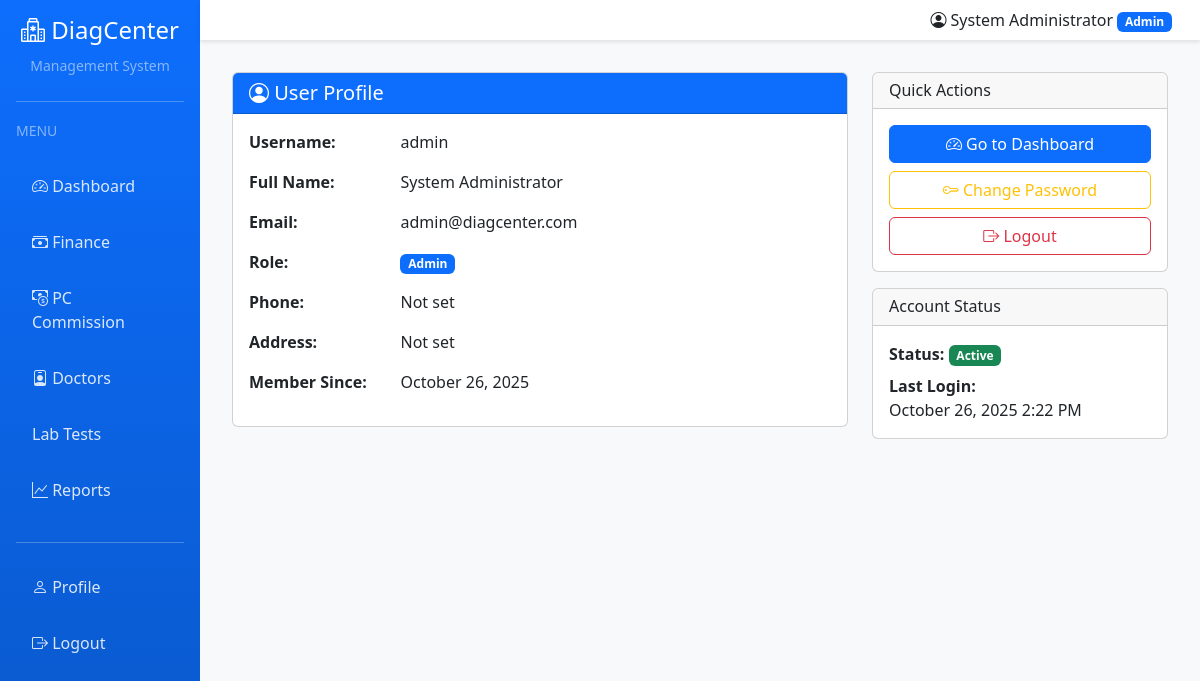
The page /accounts/profile/ (signed in) on the database as committed earlier.
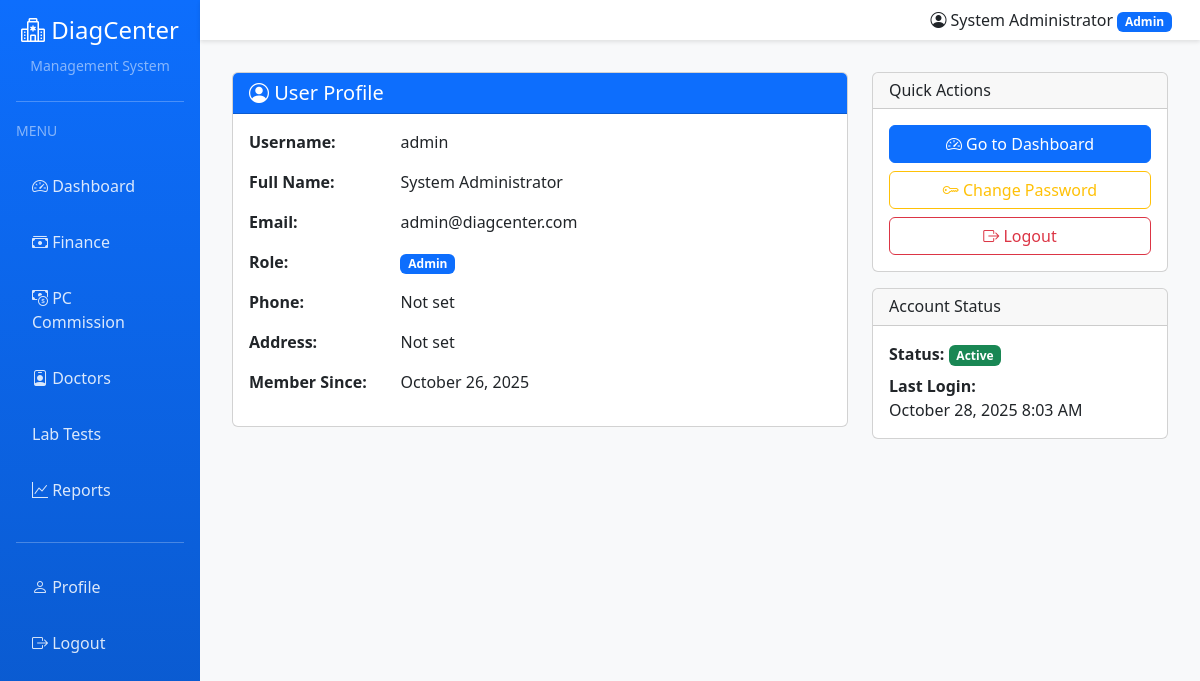
The same page on the database as committed later.
### accounts/models.py (models this page shows, shortened)
class User(AbstractUser):
    ROLE_CHOICES = [
        ('ADMIN', 'Admin'),
        ('DOCTOR', 'Doctor'),
        ('RECEPTIONIST', 'Receptionist'),
        ('LAB', 'Lab Staff'),
        ('PHARMACY', 'Pharmacy Staff'),
        ('CANTEEN', 'Canteen Staff'),
    ]
    role = models.CharField(max_length=20, choices=ROLE_CHOICES, default='RECEPTIONIST')
    phone = models.CharField(max_length=20, blank=True)
    address = models.TextField(blank=True)
    specialization = models.CharField(max_length=100, blank=True, help_text="For doctors")
    license_number = models.CharField(max_length=50, blank=True, help_text="Professional license")
    profile_picture = models.ImageField(upload_to='profiles/', blank=True, null=True)
    is_active = models.BooleanField(default=True)
    created_at = models.DateTimeField(auto_now_add=True)
    updated_at = models.DateTimeField(auto_now=True)
    class Meta:
        ordering = ['-created_at']
    @property
    def is_admin(self):
        return self.role == 'ADMIN' or self.is_superuser
    @property
    def is_doctor(self):
        return self.role == 'DOCTOR'

### accounts/views.py (the view)
# urls.py: path('profile/', views.profile, name='profile'),
@login_required
def profile(request):
    return render(request, 'accounts/profile.html')

### templates/accounts/profile.html (shortened to what this page needs)
{% extends 'base.html' %}
{% block content %}
<div class="row">
    <div class="col-md-8">
        <div class="card">
            <div class="card-header bg-primary text-white">
                <h5 class="mb-0"><i class="bi bi-person-circle"></i> User Profile</h5>
            </div>
            <div class="card-body">
                <div class="row mb-3">
                    <div class="col-md-3 fw-bold">Username:</div>
                    <div class="col-md-9">{{ user.username }}</div>
                </div>
                <div class="row mb-3">
                    <div class="col-md-3 fw-bold">Full Name:</div>
                    <div class="col-md-9">{{ user.get_full_name|default:"Not set" }}</div>
                </div>
                <div class="row mb-3">
                    <div class="col-md-3 fw-bold">Email:</div>
                    <div class="col-md-9">{{ user.email|default:"Not set" }}</div>
                </div>
                <div class="row mb-3">
                    <div class="col-md-3 fw-bold">Role:</div>
                    <div class="col-md-9">
                        <span class="badge bg-primary">{{ user.get_role_display }}</span>
                    </div>
                </div>
                <div class="row mb-3">
                    <div class="col-md-3 fw-bold">Phone:</div>
                    <div class="col-md-9">{{ user.phone|default:"Not set" }}</div>
                </div>
                <div class="row mb-3">
                    <div class="col-md-3 fw-bold">Address:</div>
                    <div class="col-md-9">{{ user.address|default:"Not set" }}</div>
                </div>
                <div class="row mb-3">
                    <div class="col-md-3 fw-bold">Member Since:</div>
                    <div class="col-md-9">{{ user.date_joined|date:"F d, Y" }}</div>
                </div>
            </div>
        </div>
    </div>
    <div class="col-md-4">
        <div class="card mb-3">
            <div class="card-header">
                <h6 class="mb-0">Quick Actions</h6>
            </div>
            <div class="card-body">
                <a href="{% url 'accounts:dashboard' %}" class="btn btn-primary w-100 mb-2">
                    <i class="bi bi-speedometer2"></i> Go to Dashboard
                </a>
                <a href="/admin/accounts/user/{{ user.id }}/password/" class="btn btn-outline-warning w-100 mb-2">
                    <i class="bi bi-key"></i> Change Password
                </a>
                <a href="{% url 'accounts:logout' %}" class="btn btn-outline-danger w-100">
                    <i class="bi bi-box-arrow-right"></i> Logout
                </a>
            </div>
        </div>
        <div class="card">
            <div class="card-header">
                <h6 class="mb-0">Account Status</h6>
            </div>
            <div class="card-body">
                <p class="mb-2">
                    <strong>Status:</strong>
                    {% if user.is_active %}
                    <span class="badge bg-success">Active</span>
                    {% else %}
                    <span class="badge bg-danger">Inactive</span>
                    {% endif %}
                </p>
                <p class="mb-0">
                    <strong>Last Login:</strong><br>
                    {{ user.last_login|date:"F d, Y g:i A"|default:"Never" }}
                </p>
            </div>
        </div>
    </div>
</div>
{% endblock %}

### templates/base.html (shortened to what this page needs)
<!DOCTYPE html>
<html lang="en">
<head>
    <link href="https://cdn.jsdelivr.net/npm/bootstrap@5.3.0/dist/css/bootstrap.min.css" rel="stylesheet">
    <link href="https://cdn.jsdelivr.net/npm/bootstrap-icons@1.10.0/font/bootstrap-icons.css" rel="stylesheet">
</head>
<body>
    {% if user.is_authenticated %}
    <div class="container-fluid">
        <div class="row">
            <nav class="col-md-2 col-lg-2 d-md-block sidebar collapse p-3" id="sidebar">
                <div class="text-center mb-4">
                    <h4><i class="bi bi-hospital"></i> DiagCenter</h4>
                    <small class="text-white-50">Management System</small>
                </div>
                <hr class="bg-white">
                <div class="mb-3">
                    <small class="text-white-50 text-uppercase">Menu</small>
                </div>
                <ul class="nav flex-column">
                    <li class="nav-item">
                        <a class="nav-link" href="{% url 'accounts:dashboard' %}">
                            <i class="bi bi-speedometer2"></i> Dashboard
                        </a>
                    </li>
                    {% if user.is_admin %}
                    <li class="nav-item">
                        <a class="nav-link" href="{% url 'accounts:admin_finance' %}">
                            <i class="bi bi-cash-stack"></i> Finance
                        </a>
                    </li>
                    <li class="nav-item">
                        <a class="nav-link" href="{% url 'accounts:pc_dashboard' %}">
                            <i class="bi bi-cash-coin"></i> PC Commission
                        </a>
                    </li>
                    <li class="nav-item">
                        <a class="nav-link" href="{% url 'accounts:doctor_management' %}">
                            <i class="bi bi-person-badge"></i> Doctors
                        </a>
                    </li>
                    <li class="nav-item">
                        <a class="nav-link" href="{% url 'lab:test_manage' %}">
                             Lab Tests
                        </a>
                    </li>
                    <li class="nav-item">
                        <a class="nav-link" href="{% url 'finance:financial_reports' %}">
                            <i class="bi bi-graph-up"></i> Reports
                        </a>
                    </li>
                    {% endif %}
                </ul>
                <hr class="bg-white mt-4">
                <ul class="nav flex-column">
                    <li class="nav-item">
                        <a class="nav-link" href="{% url 'accounts:profile' %}">
                            <i class="bi bi-person"></i> Profile
                        </a>
                    </li>
                    <li class="nav-item">
                        <a class="nav-link" href="{% url 'accounts:logout' %}">
                            <i class="bi bi-box-arrow-right"></i> Logout
                        </a>
                    </li>
                </ul>
            </nav>
            <main class="col-md-10 ms-sm-auto col-lg-10 px-0">
                <nav class="navbar navbar-expand-lg navbar-light bg-white">
                    <div class="container-fluid">
                        <div class="ms-auto d-flex align-items-center">
                            <span class="me-3">
                                <i class="bi bi-person-circle"></i>
                                {{ user.get_full_name|default:user.username }}
                                <span class="badge bg-primary">{{ user.get_role_display }}</span>
                            </span>
                        </div>
                    </div>
                </nav>
                <div class="content-wrapper">
                    {% block content %}{% endblock %}
                </div>
            </main>
        </div>
    </div>
    {% else %}
    {% block login_content %}{% endblock %}
    {% endif %}
</body>
</html>

Rows that differ between the two databases and show on the page:
changed User "System Administrator": last_login "October 26, 2025 2:22 PM" → "October 28, 2025 8:03 AM"
